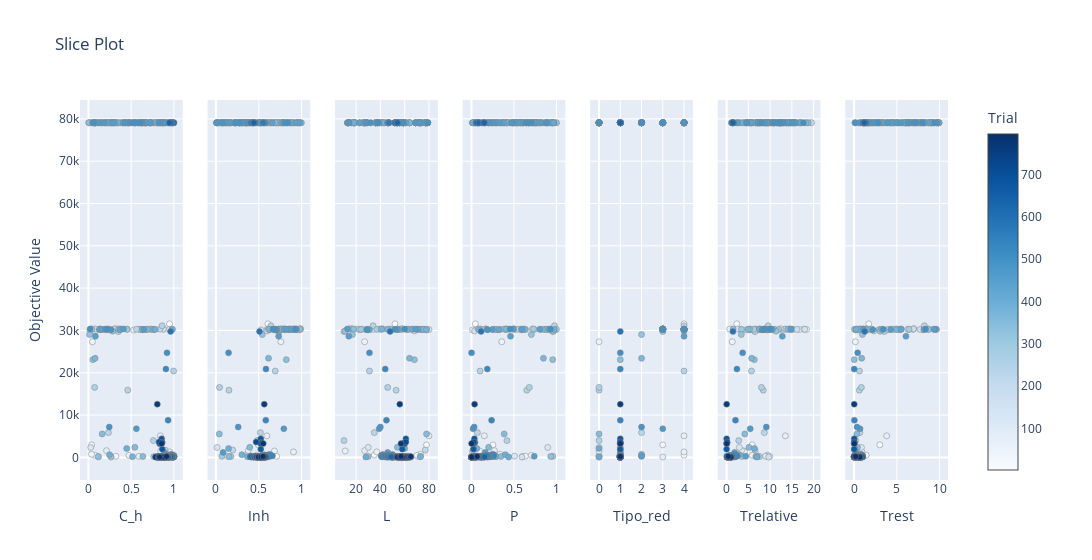

The cell this chart's notebook holds for it:
### Code cell
# Gráfico de slice para explorar la relación entre los parámetros y los objetivos
%matplotlib inline
vis.plot_slice(study)

### Figure 1 — Plotly figure (JSON) as saved in the notebook; plotly's stock layout.template omitted (floating-point values rounded to 4 significant figures; data arrays with more than 128 entries replaced by an {"elided": "..."} marker saying what was removed)
{"data": [{"marker": {"color": {"elided": "583 int values"}, "colorbar": {"title": {"text": "Trial"}, "x": 1, "xpad": 40}, "colorscale": [[0, "rgb(247,251,255)"], [0.125, "rgb(222,235,247)"], [0.25, "rgb(198,219,239)"], [0.375, "rgb(158,202,225)"], [0.5, "rgb(107,174,214)"], [0.625, "rgb(66,146,198)"], [0.75, "rgb(33,113,181)"], [0.875, "rgb(8,81,156)"], [1, "rgb(8,48,107)"]], "line": {"color": "Grey", "width": 0.5}, "showscale": true}, "mode": "markers", "name": "Feasible Trial", "showlegend": false, "type": "scatter", "x": {"elided": "583 float values"}, "xaxis": "x", "y": {"elided": "583 float values"}, "yaxis": "y"}, {"marker": {"color": {"elided": "583 int values"}, "colorbar": {"title": {"text": "Trial"}, "x": 1, "xpad": 40}, "colorscale": [[0, "rgb(247,251,255)"], [0.125, "rgb(222,235,247)"], [0.25, "rgb(198,219,239)"], [0.375, "rgb(158,202,225)"], [0.5, "rgb(107,174,214)"], [0.625, "rgb(66,146,198)"], [0.75, "rgb(33,113,181)"], [0.875, "rgb(8,81,156)"], [1, "rgb(8,48,107)"]], "line": {"color": "Grey", "width": 0.5}, "showscale": false}, "mode": "markers", "name": "Feasible Trial", "showlegend": false, "type": "scatter", "x": {"elided": "583 float values"}, "xaxis": "x2", "y": {"elided": "583 float values"}, "yaxis": "y2"}, {"marker": {"color": {"elided": "583 int values"}, "colorbar": {"title": {"text": "Trial"}, "x": 1, "xpad": 40}, "colorscale": [[0, "rgb(247,251,255)"], [0.125, "rgb(222,235,247)"], [0.25, "rgb(198,219,239)"], [0.375, "rgb(158,202,225)"], [0.5, "rgb(107,174,214)"], [0.625, "rgb(66,146,198)"], [0.75, "rgb(33,113,181)"], [0.875, "rgb(8,81,156)"], [1, "rgb(8,48,107)"]], "line": {"color": "Grey", "width": 0.5}, "showscale": false}, "mode": "markers", "name": "Feasible Trial", "showlegend": false, "type": "scatter", "x": {"elided": "583 int values"}, "xaxis": "x3", "y": {"elided": "583 float values"}, "yaxis": "y3"}, {"marker": {"color": {"elided": "583 int values"}, "colorbar": {"title": {"text": "Trial"}, "x": 1, "xpad": 40}, "colorscale": [[0, "rgb(247,251,255)"], [0.125, "rgb(222,235,247)"], [0.25, "rgb(198,219,239)"], [0.375, "rgb(158,202,225)"], [0.5, "rgb(107,174,214)"], [0.625, "rgb(66,146,198)"], [0.75, "rgb(33,113,181)"], [0.875, "rgb(8,81,156)"], [1, "rgb(8,48,107)"]], "line": {"color": "Grey", "width": 0.5}, "showscale": false}, "mode": "markers", "name": "Feasible Trial", "showlegend": false, "type": "scatter", "x": {"elided": "583 float values"}, "xaxis": "x4", "y": {"elided": "583 float values"}, "yaxis": "y4"}, {"marker": {"color": {"elided": "583 int values"}, "colorbar": {"title": {"text": "Trial"}, "x": 1, "xpad": 40}, "colorscale": [[0, "rgb(247,251,255)"], [0.125, "rgb(222,235,247)"], [0.25, "rgb(198,219,239)"], [0.375, "rgb(158,202,225)"], [0.5, "rgb(107,174,214)"], [0.625, "rgb(66,146,198)"], [0.75, "rgb(33,113,181)"], [0.875, "rgb(8,81,156)"], [1, "rgb(8,48,107)"]], "line": {"color": "Grey", "width": 0.5}, "showscale": false}, "mode": "markers", "name": "Feasible Trial", "showlegend": false, "type": "scatter", "x": {"elided": "583 int values"}, "xaxis": "x5", "y": {"elided": "583 float values"}, "yaxis": "y5"}, {"marker": {"color": {"elided": "583 int values"}, "colorbar": {"title": {"text": "Trial"}, "x": 1, "xpad": 40}, "colorscale": [[0, "rgb(247,251,255)"], [0.125, "rgb(222,235,247)"], [0.25, "rgb(198,219,239)"], [0.375, "rgb(158,202,225)"], [0.5, "rgb(107,174,214)"], [0.625, "rgb(66,146,198)"], [0.75, "rgb(33,113,181)"], [0.875, "rgb(8,81,156)"], [1, "rgb(8,48,107)"]], "line": {"color": "Grey", "width": 0.5}, "showscale": false}, "mode": "markers", "name": "Feasible Trial", "showlegend": false, "type": "scatter", "x": {"elided": "583 float values"}, "xaxis": "x6", "y": {"elided": "583 float values"}, "yaxis": "y6"}, {"marker": {"color": {"elided": "583 int values"}, "colorbar": {"title": {"text": "Trial"}, "x": 1, "xpad": 40}, "colorscale": [[0, "rgb(247,251,255)"], [0.125, "rgb(222,235,247)"], [0.25, "rgb(198,219,239)"], [0.375, "rgb(158,202,225)"], [0.5, "rgb(107,174,214)"], [0.625, "rgb(66,146,198)"], [0.75, "rgb(33,113,181)"], [0.875, "rgb(8,81,156)"], [1, "rgb(8,48,107)"]], "line": {"color": "Grey", "width": 0.5}, "showscale": false}, "mode": "markers", "name": "Feasible Trial", "showlegend": false, "type": "scatter", "x": {"elided": "583 float values"}, "xaxis": "x7", "y": {"elided": "583 float values"}, "yaxis": "y7"}], "layout": {"title": {"text": "Slice Plot"}, "width": 2100, "xaxis": {"anchor": "y", "domain": [0, 0.1184], "title": {"text": "C_h"}}, "xaxis2": {"anchor": "y2", "domain": [0.1469, 0.2653], "title": {"text": "Inh"}}, "xaxis3": {"anchor": "y3", "domain": [0.2939, 0.4122], "title": {"text": "L"}}, "xaxis4": {"anchor": "y4", "domain": [0.4408, 0.5592], "title": {"text": "P"}}, "xaxis5": {"anchor": "y5", "domain": [0.5878, 0.7061], "title": {"text": "Tipo_red"}}, "xaxis6": {"anchor": "y6", "domain": [0.7347, 0.8531], "title": {"text": "Trelative"}}, "xaxis7": {"anchor": "y7", "domain": [0.8816, 1.0], "title": {"text": "Trest"}}, "yaxis": {"anchor": "x", "domain": [0, 1], "title": {"text": "Objective Value"}}, "yaxis2": {"anchor": "x2", "domain": [0, 1], "matches": "y", "showticklabels": false}, "yaxis3": {"anchor": "x3", "domain": [0, 1], "matches": "y", "showticklabels": false}, "yaxis4": {"anchor": "x4", "domain": [0, 1], "matches": "y", "showticklabels": false}, "yaxis5": {"anchor": "x5", "domain": [0, 1], "matches": "y", "showticklabels": false}, "yaxis6": {"anchor": "x6", "domain": [0, 1], "matches": "y", "showticklabels": false}, "yaxis7": {"anchor": "x7", "domain": [0, 1], "matches": "y", "showticklabels": false}}}
